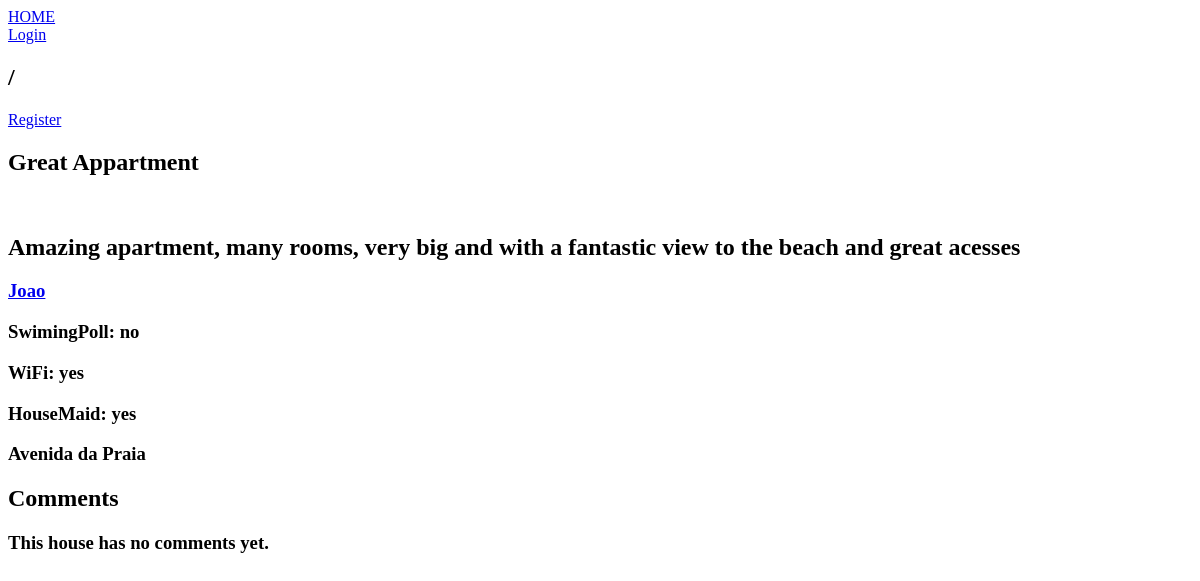
The page /pages/house.php?id=3 on the database as committed earlier.
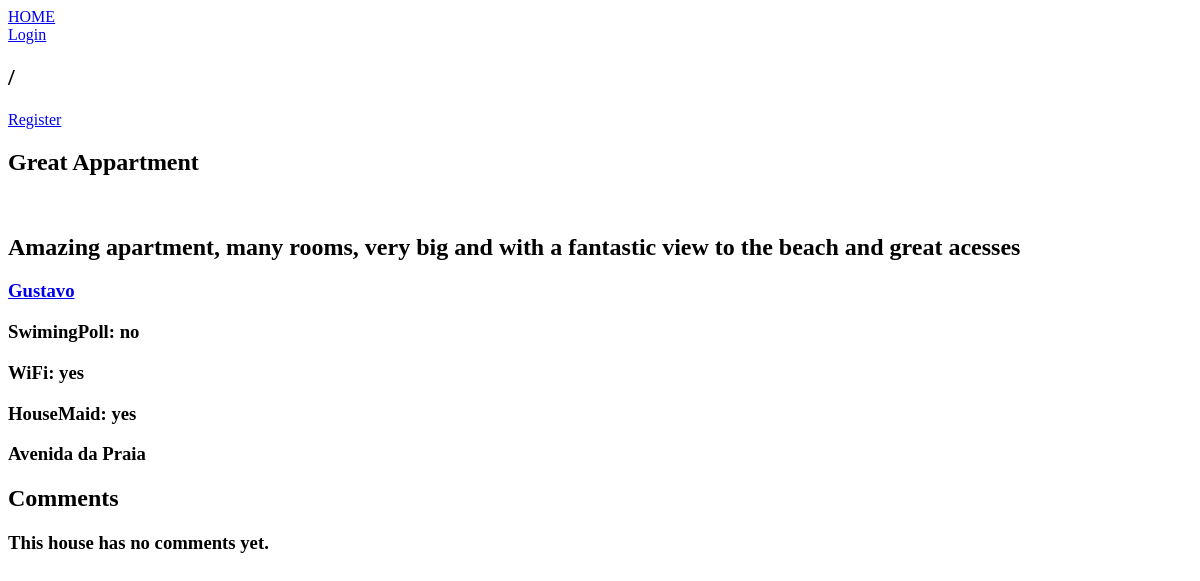
The same page on the database as committed later.
### tables this page shows
CREATE TABLE Place(
    placeID integer PRIMARY KEY,
    title text NOT NULL,
    placeDescription text NOT NULL,
    placeAddress text NOT NULL,
    area real NOT NULL CHECK(area > 0),
    maxGuests INTEGER NOT NULL,
    swimmingPool INTEGER DEFAULT 0,
    wiFi INTEGER DEFAULT 0,
    houseMaid INTEGER DEFAULT 0,
    numberOfBedrooms INTEGER,
    placeOwner integer NOT NULL REFERENCES User
);

CREATE TABLE User(
    userID integer PRIMARY KEY,
    userName text NOT NULL,
    email text NOT NULL,
    passHash text NOT NULL,
    age date NOT NULL,
    phoneNumber text NOT NULL CHECK(length(phoneNumber) = 9)
);

### actions/get_place_info.php (the view, shortened to what this page needs)
<?php
function getPlace($place_id)
{
    $db = Database::instance()->db();
    $stmt = $db->prepare('Select * from Place
                            JOIN User
                            where user.userid = place.placeOwner
                            and placeid = :place_id');
    $stmt->bindParam(':place_id', $place_id);
    $stmt->execute();
    $place = $stmt->fetch();
    if ($place !== false) {
        return $place;
    } else
        return null;
}
function drawPlaceTitle($place)
{
    ?>
    <h2> <?= $place['title'] ?> </h2>
<?php
}
function drawPlaceDescription($place)
{
    ?>
    <h2> <?= $place['placeDescription'] ?> </h2>
<?php
}
function drawUser($place)
{
    ?>
    <a href="./user.php?id= <?= $place['placeOwner'] ?> ">
        <h3> <?= $place['userName'] ?> </h3>
    </a>
<?php
}
function drawPlaceAmenities($place)
{
    if ($place['swimmingPool'] == 1) {
    ?>
        <h3> SwimingPoll: yes </h3>
    <?php
    } else {
    ?>
        <h3> SwimingPoll: no </h3>
    <?php
    }
    if ($place['wiFi'] == 1) {
    ?>
        <h3> WiFi: yes </h3>
    <?php
    } else {
    ?>
        <h3> Wifi: no </h3>
    <?php
    }
    if ($place['houseMaid'] == 1) {
    ?>
        <h3> HouseMaid: yes </h3>
    <?php
    } else {
    ?>
        <h3> HouseMaid: no </h3>
    <?php
    }
    ?>
    <h3> <?= $place['placeAddress'] ?> </h1>
    <?php
}
            ?>

Rows that differ between the two databases and show on the page:
changed through a linked row, place "Great Appartment": placeOwner.userName "Joao" → "Gustavo"
